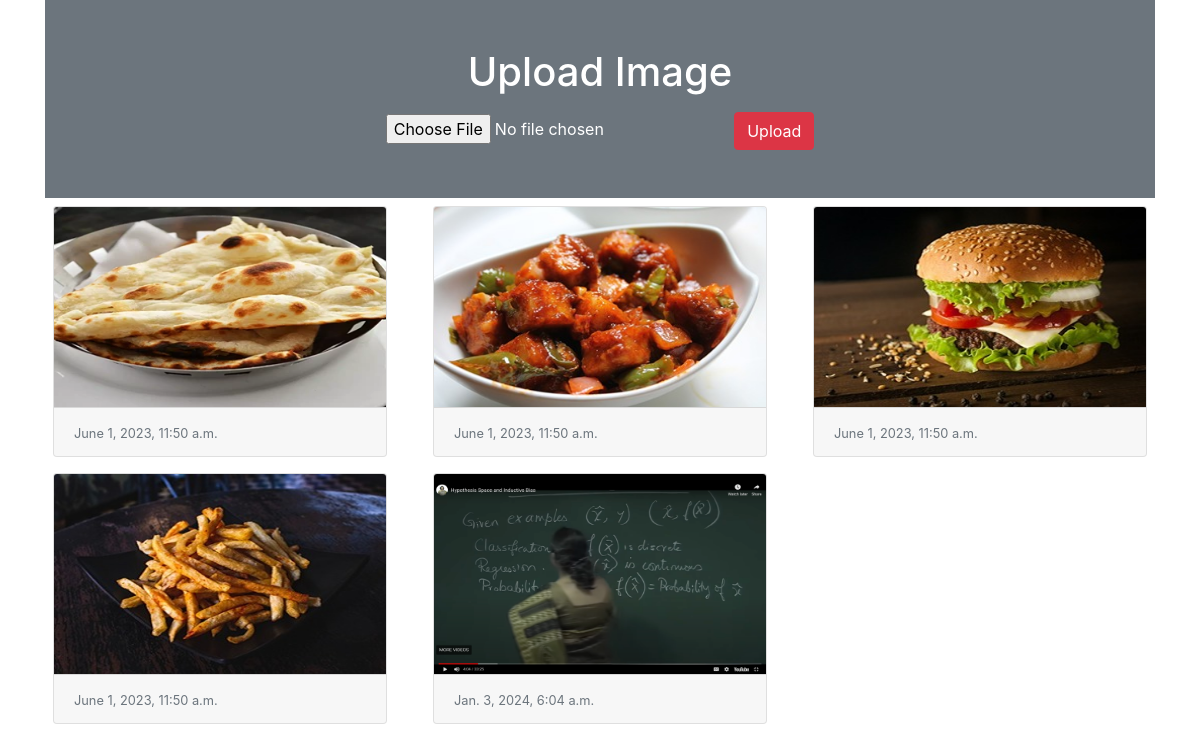
The page / on the database its author committed.
### myapp/models.py (models this page shows)
class Image(models.Model):
 photo = models.ImageField(upload_to="myimage")
 date = models.DateTimeField(auto_now_add=True)

### myapp/views.py (the view)
# urls.py: path("", views.home),
def home(request):
 if request.method == "POST":
  form = ImageForm(request.POST, request.FILES)
  if form.is_valid():
   form.save()
 form = ImageForm()
 img = Image.objects.all()
 return render(request, 'myapp/home.html', {'img':img, 'form':form})

### myapp/forms.py
class ImageForm(forms.ModelForm):
 class Meta:
  model = Image
  fields = '__all__'
  labels = {'photo':''}

### myapp/templates/myapp/home.html (shortened to what this page needs)
<!doctype html>
<html lang="en">
  <head>
    <link rel="stylesheet" href="https://cdn.jsdelivr.net/npm/bootstrap@4.5.3/dist/css/bootstrap.min.css">
  </head>
  <body>
   <div class="container">
    <div class="py-5 text-center bg-secondary text-white">
     <h1 class="mb-3">Upload Image</h1>
     <form action="" method="post" enctype="multipart/form-data">
      {{form}}
      <input type="submit" class="btn btn-danger" value="Upload">
     </form>
    </div>
    <div class="row">
     {% for x in img %}
      <div class="col-sm-4">
       <div class="card m-2">
        <img src="{{x.photo.url}}" alt="" class="card-img-top" height="200px">
        <div class="card-footer">
         <small class="text-muted">{{x.date}}</small>
        </div>
       </div>
      </div>
     {% endfor %}
    </div>
   </div>
  </body>
</html>

### rows shown on the page
Image: photo (picture), date "June 1, 2023, 11:50 a.m."
Image: photo (picture), date "June 1, 2023, 11:50 a.m."
Image: photo (picture), date "June 1, 2023, 11:50 a.m."
Image: photo (picture), date "June 1, 2023, 11:50 a.m."
Image: photo (picture), date "Jan. 3, 2024, 6:04 a.m."
